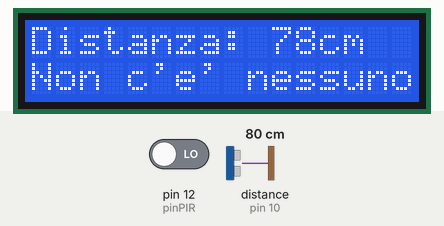
This sketch was run on a simulated Arduino Uno, built with avr-gcc and run on an emulated ATmega328P. On the bench: 16×2 character LCD. Wiring (inferred from the names in the program): ultrasonic range finder: trigger pin 9; echo pin 10. The inputs (shaded band) are chosen by the test bench; at power-on: distance to the obstacle (sensor on pin 10) 80 cm, pin 12 (pinPIR) LOW. The echo pulse lasts 58.3 µs per cm; the local clock reads 2024-03-15 10:24:30 at power-on unless the sketch sets it; what the sketch prints to the serial monitor is not drawn.

Above: at 1.2 s.
1.3 s: distance to the obstacle (sensor on pin 10) set to 35 cm
At 3.1 s:
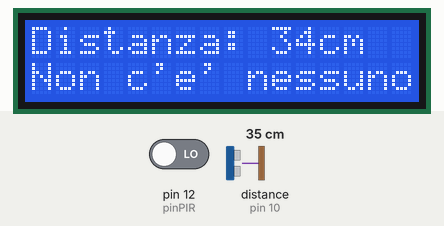
4.3 s: pin 12 (pinPIR) driven HIGH
At 6.8 s:
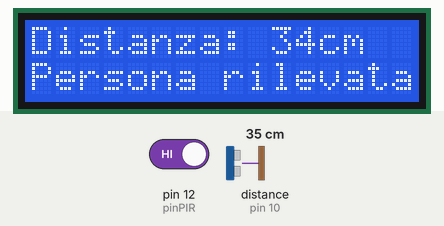
7.0 s: distance to the obstacle (sensor on pin 10) set to 2 cm
At 9.4 s:
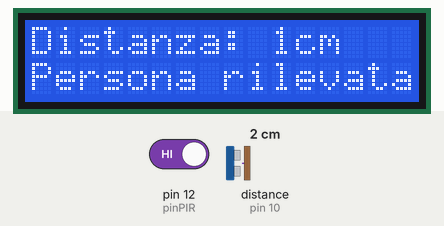
9.6 s: pin 12 (pinPIR) driven LOW
At 10.7 s:
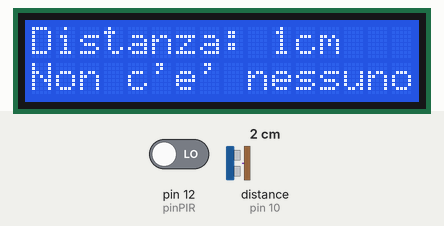
11.3 s: distance to the obstacle (sensor on pin 10) set to 4 cm
At 13.9 s:
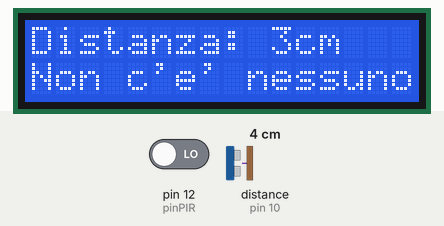

Measured:
- after the input at 1.3 s, the display: first changes after 0.37 s (image 1 shows a later state)
- after the input at 4.3 s, the display: first differs from a run without the input after 0.25 s (image 2)
- after the input at 7.0 s, the display: first changes after 0.19 s (image 3 shows a later state)
- after the input at 9.6 s, the display: first changes after 0.23 s (image 4 shows a later state)
- what the display in image 1 shows lasts 0.4 s, from 2.9 s to 3.3 s
- what the display in image 4 shows lasts 1.2 s, from 9.8 s to 11.0 s

The sketch:

sketch_FreeRTOS_with_Sensor_1.ino
```cpp
#include <LiquidCrystal.h>
#include <Arduino_FreeRTOS.h>
#include <queue.h>
#include <Wire.h>
#include <ds3231.h>

struct ts t;

LiquidCrystal lcd(2, 3, 4, 5, 6, 7);
const int trigPin = 9;
const int echoPin = 10;
const int pinPIR = 12;
bool valPIR = 0;
long duration;
int distanceCm;

QueueHandle_t lcdDistanceQueue;
QueueHandle_t lcdPIRQueue;

void taskDistance(void *pvParameters) {
  for (;;) {
    digitalWrite(trigPin, LOW);
    delayMicroseconds(2);
    digitalWrite(trigPin, HIGH);
    delayMicroseconds(10);
    digitalWrite(trigPin, LOW);
    duration = pulseIn(echoPin, HIGH);
    distanceCm = duration * 0.034 / 2;

    xQueueSend(lcdDistanceQueue, &distanceCm, portMAX_DELAY);
    vTaskDelay(pdMS_TO_TICKS(100));
  }
}

void taskPIR(void *pvParameters) {
  for (;;) {
    valPIR = digitalRead(pinPIR);
    vTaskDelay(pdMS_TO_TICKS(150));

    xQueueSend(lcdPIRQueue, &valPIR, portMAX_DELAY);
    vTaskDelay(pdMS_TO_TICKS(100));
  }
}

void taskLCD(void *pvParameters) {
  int distance;
  bool motionDetected;

  for (;;) {
    if (xQueueReceive(lcdDistanceQueue, &distance, portMAX_DELAY) == pdPASS) {
      lcd.setCursor(0, 0);
      lcd.print("                     ");
      lcd.setCursor(0, 0);
      lcd.print("Distanza: ");
      lcd.print(distance);
      lcd.print("cm");
      Serial.println(distance);


      DS3231_get(&t);
      Serial.print("Date : ");
      Serial.print(t.mday);
      Serial.print("/");
      Serial.print(t.mon);
      Serial.print("/");
      Serial.print(t.year);
      Serial.print("\t Hour : ");
      Serial.print(t.hour);
      Serial.print(":");
      Serial.print(t.min);
      Serial.print(".");
      Serial.println(t.sec);


      vTaskDelay(pdMS_TO_TICKS(10));
    }

    if (xQueueReceive(lcdPIRQueue, &motionDetected, portMAX_DELAY) == pdPASS) {
      lcd.setCursor(0, 1);
      if (motionDetected) {
        lcd.print("Persona rilevata!");
      } else {
        lcd.print("Non c'e' nessuno.");
      }
      vTaskDelay(pdMS_TO_TICKS(10));
    }
  }
}


void setup() {
  lcd.begin(16, 2);
  pinMode(trigPin, OUTPUT);
  pinMode(echoPin, INPUT);
  pinMode(pinPIR, INPUT);

  lcdDistanceQueue = xQueueCreate(5, sizeof(int));
  lcdPIRQueue= xQueueCreate(5, sizeof(bool));
  xTaskCreate(taskDistance, "Distance", 128, NULL, 2, NULL);
  xTaskCreate(taskPIR, "PIR", 128, NULL, 1, NULL);
  xTaskCreate(taskLCD, "LCD", 256, NULL, 3, NULL);
  Serial.begin(9600);


  Wire.begin();
  DS3231_init(DS3231_CONTROL_INTCN);
}

void loop() {
}
```
